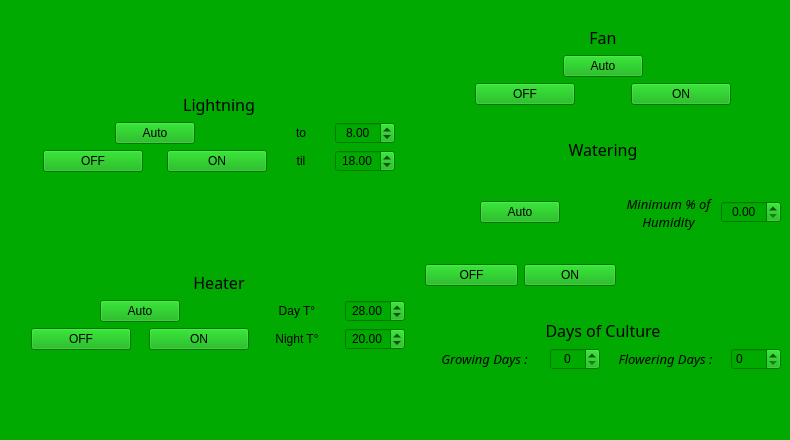
    <widget class="QWidget" name="control_tab">
     <property name="styleSheet">
      <string notr="true">background-color: rgb(0, 170, 0);</string>
     </property>
     <attribute name="title">
      <string>Controls</string>
     </attribute>
     <widget class="QWidget" name="horizontalLayoutWidget_2">
      <property name="geometry">
       <rect>
        <x>19</x>
        <y>-1</y>
        <width>762</width>
        <height>431</height>
       </rect>
      </property>
      <layout class="QHBoxLayout" name="horizontalLayout_2">
       <item>
        <layout class="QVBoxLayout" name="verticalLayout_2">
         <item>
          <widget class="QLabel" name="light_lab">
           <property name="minimumSize">
            <size>
             <width>400</width>
             <height>0</height>
            </size>
           </property>
           <property name="maximumSize">
            <size>
             <width>16777215</width>
             <height>16777215</height>
            </size>
           </property>
           <property name="font">
            <font>
             <family>Piboto Condensed</family>
             <pointsize>12</pointsize>
            </font>
           </property>
           <property name="text">
            <string>Lightning</string>
           </property>
           <property name="alignment">
            <set>Qt::AlignBottom|Qt::AlignHCenter</set>
           </property>
          </widget>
         </item>
         <item>
          <layout class="QGridLayout" name="gridLayout">
           <property name="horizontalSpacing">
            <number>0</number>
           </property>
           <item row="1" column="1">
            <widget class="QPushButton" name="light_on_button">
             <property name="maximumSize">
              <size>
               <width>100</width>
               <height>16777214</height>
              </size>
             </property>
             <property name="text">
              <string>ON</string>
             </property>
            </widget>
           </item>
           <item row="1" column="0">
            <widget class="QPushButton" name="light_off_button">
             <property name="maximumSize">
              <size>
               <width>100</width>
               <height>16777215</height>
              </size>
             </property>
             <property name="text">
              <string>OFF</string>
             </property>
            </widget>
           </item>
           <item row="0" column="0" colspan="2" alignment="Qt::AlignHCenter">
            <widget class="QPushButton" name="light_auto_button">
             <property name="maximumSize">
              <size>
               <width>100</width>
               <height>16777215</height>
              </size>
             </property>
             <property name="layoutDirection">
              <enum>Qt::LeftToRight</enum>
             </property>
             <property name="text">
              <string>Auto</string>
             </property>
            </widget>
           </item>
           <item row="0" column="2">
            <widget class="QLabel" name="to_lab">
             <property name="maximumSize">
              <size>
               <width>20</width>
               <height>16777215</height>
              </size>
             </property>
             <property name="text">
              <string>to</string>
             </property>
             <property name="alignment">
              <set>Qt::AlignCenter</set>
             </property>
            </widget>
           </item>
           <item row="0" column="3">
            <widget class="QDoubleSpinBox" name="beg_light_hour_doubleSpinBox">
             <property name="maximumSize">
              <size>
               <width>60</width>
               <height>16777215</height>
              </size>
             </property>
             <property name="alignment">
              <set>Qt::AlignCenter</set>
             </property>
             <property name="maximum">
              <double>24.000000000000000</double>
             </property>
             <property name="value">
              <double>8.000000000000000</double>
             </property>
            </widget>
           </item>
           <item row="1" column="2">
            <widget class="QLabel" name="til_lab">
             <property name="maximumSize">
              <size>
               <width>20</width>
               <height>16777215</height>
              </size>
             </property>
             <property name="text">
              <string>til</string>
             </property>
             <property name="alignment">
              <set>Qt::AlignCenter</set>
             </property>
            </widget>
           </item>
           <item row="1" column="3">
            <widget class="QDoubleSpinBox" name="end_light_hour_doubleSpinBox">
             <property name="maximumSize">
              <size>
               <width>60</width>
               <height>16777215</height>
              </size>
             </property>
             <property name="alignment">
              <set>Qt::AlignCenter</set>
             </property>
             <property name="maximum">
              <double>24.000000000000000</double>
             </property>
             <property name="value">
              <double>18.000000000000000</double>
             </property>
            </widget>
           </item>
          </layout>
         </item>
         <item>
          <widget class="QLabel" name="heat_lab">
           <property name="minimumSize">
            <size>
             <width>400</width>
             <height>0</height>
            </size>
           </property>
           <property name="maximumSize">
            <size>
             <width>16777215</width>
             <height>16777215</height>
            </size>
           </property>
           <property name="font">
            <font>
             <family>Piboto Condensed</family>
             <pointsize>12</pointsize>
            </font>
           </property>
           <property name="text">
            <string>Heater</string>
           </property>
           <property name="alignment">
            <set>Qt::AlignBottom|Qt::AlignHCenter</set>
           </property>
          </widget>
         </item>
         <item>
          <layout class="QGridLayout" name="gridLayout_2">
           <item row="1" column="0">
            <widget class="QPushButton" name="heat_off_button">
             <property name="maximumSize">
              <size>
               <width>100</width>
               <height>16777215</height>
              </size>
             </property>
             <property name="text">
              <string>OFF</string>
             </property>
            </widget>
           </item>
           <item row="1" column="1">
            <widget class="QPushButton" name="heat_on_button">
             <property name="maximumSize">
              <size>
               <width>100</width>
               <height>16777215</height>
              </size>
             </property>
             <property name="text">
              <string>ON</string>
             </property>
            </widget>
           </item>
           <item row="0" column="0" colspan="2" alignment="Qt::AlignHCenter">
            <widget class="QPushButton" name="heat_auto_button">
             <property name="maximumSize">
              <size>
               <width>100</width>
               <height>16777215</height>
              </size>
             </property>
             <property name="text">
              <string>Auto</string>
             </property>
            </widget>
           </item>
           <item row="0" column="2">
            <widget class="QLabel" name="day_temp_lab">
             <property name="maximumSize">
              <size>
               <width>60</width>
               <height>16777215</height>
              </size>
             </property>
             <property name="text">
              <string>Day T°</string>
             </property>
             <property name="alignment">
              <set>Qt::AlignCenter</set>
             </property>
            </widget>
           </item>
           <item row="1" column="2">
            <widget class="QLabel" name="night_temp_lab">
             <property name="maximumSize">
              <size>
               <width>60</width>
               <height>16777215</height>
              </size>
             </property>
             <property name="text">
              <string>Night T°</string>
             </property>
             <property name="alignment">
              <set>Qt::AlignCenter</set>
             </property>
            </widget>
           </item>
           <item row="0" column="3">
            <widget class="QDoubleSpinBox" name="day_temp_doubleSpinBox">
             <property name="maximumSize">
              <size>
               <width>60</width>
               <height>16777215</height>
              </size>
             </property>
             <property name="alignment">
              <set>Qt::AlignCenter</set>
             </property>
             <property name="maximum">
              <double>40.000000000000000</double>
             </property>
             <property name="value">
              <double>28.000000000000000</double>
             </property>
            </widget>
           </item>
           <item row="1" column="3">
            <widget class="QDoubleSpinBox" name="night_temp_doubleSpinBox">
             <property name="maximumSize">
              <size>
               <width>60</width>
               <height>16777215</height>
              </size>
             </property>
             <property name="alignment">
              <set>Qt::AlignCenter</set>
             </property>
             <property name="maximum">
              <double>40.000000000000000</double>
             </property>
             <property name="value">
              <double>20.000000000000000</double>
             </property>
            </widget>
           </item>
          </layout>
         </item>
         <item>
          <spacer name="verticalSpacer_5">
           <property name="orientation">
            <enum>Qt::Vertical</enum>
           </property>
           <property name="sizeType">
            <enum>QSizePolicy::Fixed</enum>
           </property>
           <property name="sizeHint" stdset="0">
            <size>
             <width>20</width>
             <height>80</height>
            </size>
           </property>
          </spacer>
         </item>
        </layout>
       </item>
       <item>
        <layout class="QVBoxLayout" name="verticalLayout_3">
         <item>
          <widget class="QLabel" name="fan_lab">
           <property name="minimumSize">
            <size>
             <width>300</width>
             <height>0</height>
            </size>
           </property>
           <property name="maximumSize">
            <size>
             <width>16777215</width>
             <height>50</height>
            </size>
           </property>
           <property name="font">
            <font>
             <family>Piboto Condensed</family>
             <pointsize>12</pointsize>
            </font>
           </property>
           <property name="text">
            <string>Fan</string>
           </property>
           <property name="alignment">
            <set>Qt::AlignBottom|Qt::AlignHCenter</set>
           </property>
          </widget>
         </item>
         <item>
          <layout class="QGridLayout" name="gridLayout_3">
           <item row="1" column="0">
            <widget class="QPushButton" name="fan_off_button">
             <property name="maximumSize">
              <size>
               <width>100</width>
               <height>16777215</height>
              </size>
             </property>
             <property name="text">
              <string>OFF</string>
             </property>
            </widget>
           </item>
           <item row="1" column="1">
            <widget class="QPushButton" name="fan_on_button">
             <property name="maximumSize">
              <size>
               <width>100</width>
               <height>16777215</height>
              </size>
             </property>
             <property name="text">
              <string>ON</string>
             </property>
            </widget>
           </item>
           <item row="0" column="0" colspan="2" alignment="Qt::AlignHCenter">
            <widget class="QPushButton" name="fan_auto_button">
             <property name="maximumSize">
              <size>
               <width>100</width>
               <height>16777215</height>
              </size>
             </property>
             <property name="text">
              <string>Auto</string>
             </property>
            </widget>
           </item>
          </layout>
         </item>
         <item>
          <widget class="QLabel" name="watering_lab">
           <property name="minimumSize">
            <size>
             <width>0</width>
             <height>0</height>
            </size>
           </property>
           <property name="maximumSize">
            <size>
             <width>16777215</width>
             <height>50</height>
            </size>
           </property>
           <property name="font">
            <font>
             <family>Piboto Condensed</family>
             <pointsize>12</pointsize>
            </font>
           </property>
           <property name="text">
            <string>Watering</string>
           </property>
           <property name="alignment">
            <set>Qt::AlignBottom|Qt::AlignHCenter</set>
           </property>
          </widget>
         </item>
         <item>
          <layout class="QGridLayout" name="gridLayout_4">
           <item row="0" column="0" rowspan="2" colspan="2" alignment="Qt::AlignHCenter">
            <widget class="QPushButton" name="watering_auto_button">
             <property name="maximumSize">
              <size>
               <width>100</width>
               <height>16777215</height>
              </size>
             </property>
             <property name="text">
              <string>Auto</string>
             </property>
            </widget>
           </item>
           <item row="2" column="1">
            <widget class="QPushButton" name="watering_on_button">
             <property name="maximumSize">
              <size>
               <width>100</width>
               <height>16777215</height>
              </size>
             </property>
             <property name="text">
              <string>ON</string>
             </property>
            </widget>
           </item>
           <item row="2" column="0">
            <widget class="QPushButton" name="watering_off_button">
             <property name="maximumSize">
              <size>
               <width>100</width>
               <height>16777215</height>
              </size>
             </property>
             <property name="text">
              <string>OFF</string>
             </property>
            </widget>
           </item>
           <item row="0" column="2" rowspan="2">
            <widget class="QLabel" name="min_humidity_lab">
             <property name="font">
              <font>
               <family>Piboto Condensed</family>
               <pointsize>10</pointsize>
               <italic>true</italic>
              </font>
             </property>
             <property name="text">
              <string>Minimum % of
Humidity</string>
             </property>
             <property name="alignment">
              <set>Qt::AlignCenter</set>
             </property>
            </widget>
           </item>
           <item row="0" column="3" rowspan="2">
            <widget class="QDoubleSpinBox" name="min_hum_doubleSpinBox">
             <property name="maximumSize">
              <size>
               <width>60</width>
               <height>16777215</height>
              </size>
             </property>
             <property name="alignment">
              <set>Qt::AlignCenter</set>
             </property>
             <property name="maximum">
              <double>100.000000000000000</double>
             </property>
            </widget>
           </item>
          </layout>
         </item>
         <item>
          <widget class="QLabel" name="label">
           <property name="maximumSize">
            <size>
             <width>16777215</width>
             <height>50</height>
            </size>
           </property>
           <property name="font">
            <font>
             <family>Piboto Condensed</family>
             <pointsize>12</pointsize>
             <weight>50</weight>
             <bold>false</bold>
            </font>
           </property>
           <property name="text">
            <string>Days of Culture</string>
           </property>
           <property name="alignment">
            <set>Qt::AlignBottom|Qt::AlignHCenter</set>
           </property>
          </widget>
         </item>
         <item>
          <layout class="QHBoxLayout" name="horizontalLayout_3">
           <item>
            <widget class="QLabel" name="growing_days_lab">
             <property name="font">
              <font>
               <family>Piboto Condensed</family>
               <pointsize>10</pointsize>
               <italic>true</italic>
              </font>
             </property>
             <property name="text">
              <string>Growing Days :</string>
             </property>
             <property name="alignment">
              <set>Qt::AlignCenter</set>
             </property>
            </widget>
           </item>
           <item>
            <widget class="QSpinBox" name="growing_days_spinBox">
             <property name="maximumSize">
              <size>
               <width>50</width>
               <height>16777215</height>
              </size>
             </property>
             <property name="alignment">
              <set>Qt::AlignCenter</set>
             </property>
             <property name="maximum">
              <number>365</number>
             </property>
            </widget>
           </item>
           <item>
            <widget class="QLabel" name="label_4">
             <property name="font">
              <font>
               <family>Piboto Condensed</family>
               <pointsize>10</pointsize>
               <italic>true</italic>
              </font>
             </property>
             <property name="text">
              <string>Flowering Days :</string>
             </property>
             <property name="alignment">
              <set>Qt::AlignCenter</set>
             </property>
            </widget>
           </item>
           <item>
            <widget class="QSpinBox" name="flowering_days_spinBox">
             <property name="maximumSize">
              <size>
               <width>50</width>
               <height>16777215</height>
              </size>
             </property>
             <property name="maximum">
              <number>365</number>
             </property>
            </widget>
           </item>
          </layout>
         </item>
         <item>
          <spacer name="verticalSpacer_6">
           <property name="orientation">
            <enum>Qt::Vertical</enum>
           </property>
           <property name="sizeType">
            <enum>QSizePolicy::Fixed</enum>
           </property>
           <property name="sizeHint" stdset="0">
            <size>
             <width>20</width>
             <height>60</height>
            </size>
           </property>
          </spacer>
         </item>
        </layout>
       </item>
      </layout>
     </widget>
    </widget>
